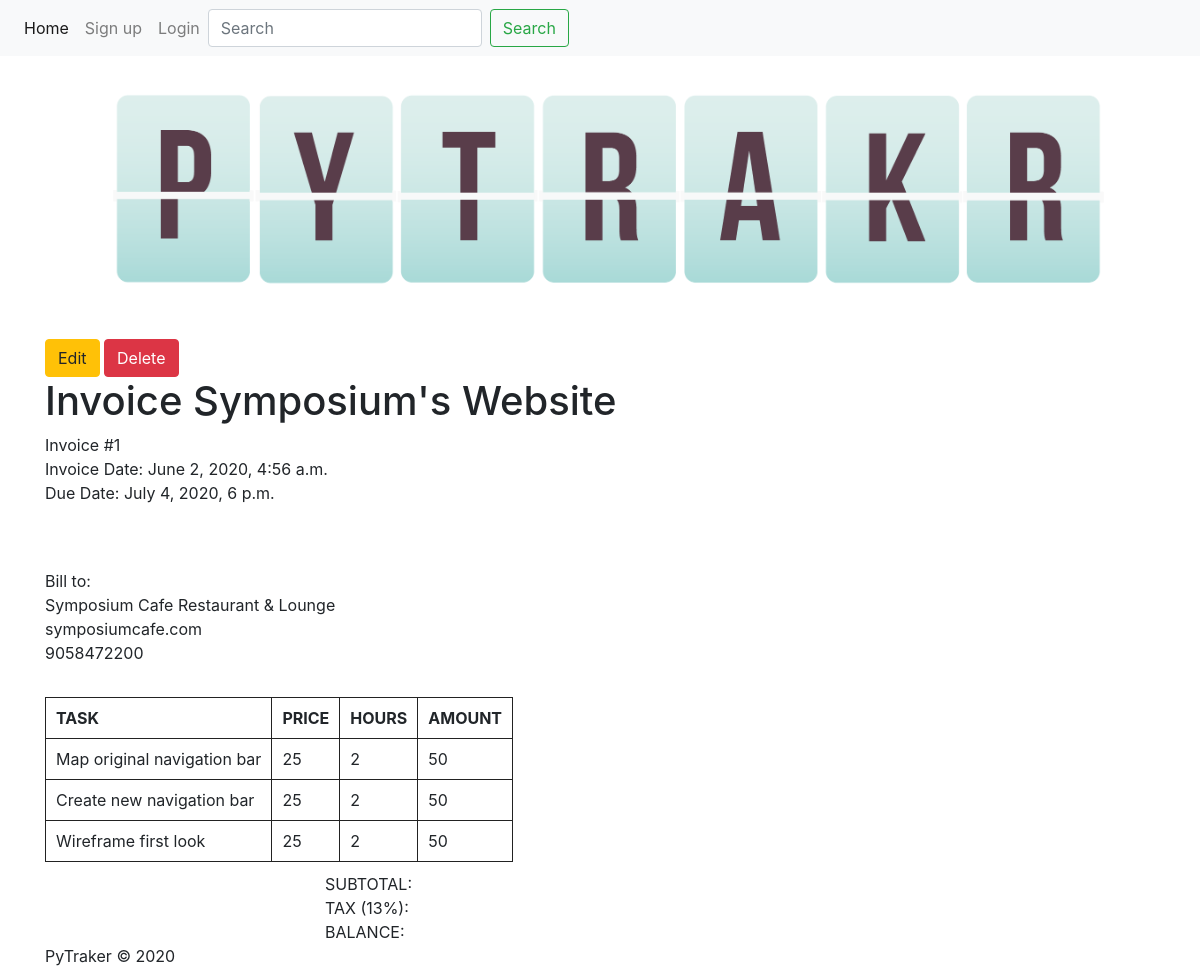
The page /PyTraker/invoice/1/ on the database its author committed.
### PyTraker/models.py (models this page shows, shortened)
class Projects(models.Model):
    name = models.CharField(max_length=50)
    description = models.TextField(max_length=250)
    clientID = models.ForeignKey(Clients, on_delete=models.CASCADE)
    payRate = models.IntegerField()
    startDate = models.DateTimeField()
    dueDate = models.DateTimeField()

class Invoices(models.Model):
    userID = models.ForeignKey(User, on_delete=models.CASCADE)
    projectID = models.ForeignKey(Projects, on_delete=models.CASCADE)
    dateCreated = models.DateTimeField()
    dueDate = models.DateTimeField()

class Clients(models.Model):
    name = models.CharField(max_length=50)
    email = models.CharField(max_length=50)
    phone = models.CharField(max_length=50)

class Tasks(models.Model):
    projectID = models.ForeignKey(Projects, on_delete=models.CASCADE)
    name = models.CharField(max_length=50)
    description = models.TextField(max_length=250)
    def __str__(self):
        return self.name

### PyTraker/views.py (the view)
# urls.py: path("PyTraker/invoice/<int:invoices_id>/", views.invoice, name="invoice"),
def invoice(request, invoices_id):
    obj = Invoices.objects.get(id=invoices_id)
    tasks = Tasks.objects.filter(projectID_id=obj.projectID)
    context = {
        'invoice_id': obj.id,
        'project_id': obj.projectID,
        'project_name':obj.projectID.name,
        'client_name': obj.projectID.clientID.name,
        'client_email': obj.projectID.clientID.email,
        'client_phone': obj.projectID.clientID.phone,
        'user_email': obj.userID.email,
        'date_created': obj.dateCreated,
        'date_due': obj.dueDate,
        'hourly_rate': obj.projectID.payRate,
        'tasks_list': tasks,
    }
    return render(request, "PyTraker/invoice.html", context)

### PyTraker/templates/PyTraker/invoice.html (shortened to what this page needs)
{% extends "PyTraker/header.html" %}
{% block content %}
<a href="/PyTraker/edit_invoice/{{ invoice_id }}" class="btn btn-warning">Edit</a>
    <a href="/PyTraker/delete_invoice/{{ invoice_id }}"  class="btn btn-danger"  id ='{{project.id}}'>Delete</a>
    <h1>Invoice {{ project_name }}</h1>
    <div style="padding-bottom: 2em;">
        <div>Invoice #{{ invoice_id }}</div>
        <div>Invoice Date: {{ date_created }}</div>
        <div>Due Date: {{ date_due }}</div>
    </div>
    <div style="padding-bottom: 2em;">
    </div>
    <div style="padding-bottom: 2em;">
        <div>Bill to: </div>
        <div>{{ client_name }}</div>
        <div>{{ client_email }}</div>
        <div>{{ client_phone }}</div>
    </div>
    <table>
        <tr>
            <th >TASK</th>
            <th>PRICE</th>
            <th>HOURS</th>
            <th>AMOUNT</th>
        </tr>
        {% for task in tasks_list %}
        <tr>
            <td>{{ task }}</td>
            <td>{{ hourly_rate }}</td>
            <td>2</td>
            <td>{% widthratio hourly_rate 1 2 %}</td>
        </tr>
        {% endfor %}
    </table>
    <div class="task-list">
        <div> SUBTOTAL: </div>
        <div> TAX (13%):</div>
        <div> BALANCE:</div>
    </div>
{% endblock %}

### PyTraker/templates/PyTraker/invoice.html (style rules this page uses)
table, td, th { border: #222222 solid 1px; }
th, td { padding: 10px; }
.task-list { padding-top: 10px; margin-left: 280px; }

### rows shown on the page
Projects: name "Symposium's Website"
Invoices: dateCreated "June 2, 2020, 4:56 a.m.", dueDate "July 4, 2020, 6 p.m."
Clients: name "Symposium Cafe Restaurant & Lounge", email "symposiumcafe.com", phone "9058472200"
Tasks: name "Map original navigation bar", hourly_rate "25", widthratio "50"
Tasks: name "Create new navigation bar", hourly_rate "25", widthratio "50"
Tasks: name "Wireframe first look", hourly_rate "25", widthratio "50"

### other values the page prints
{{ invoice_id }} "1"
